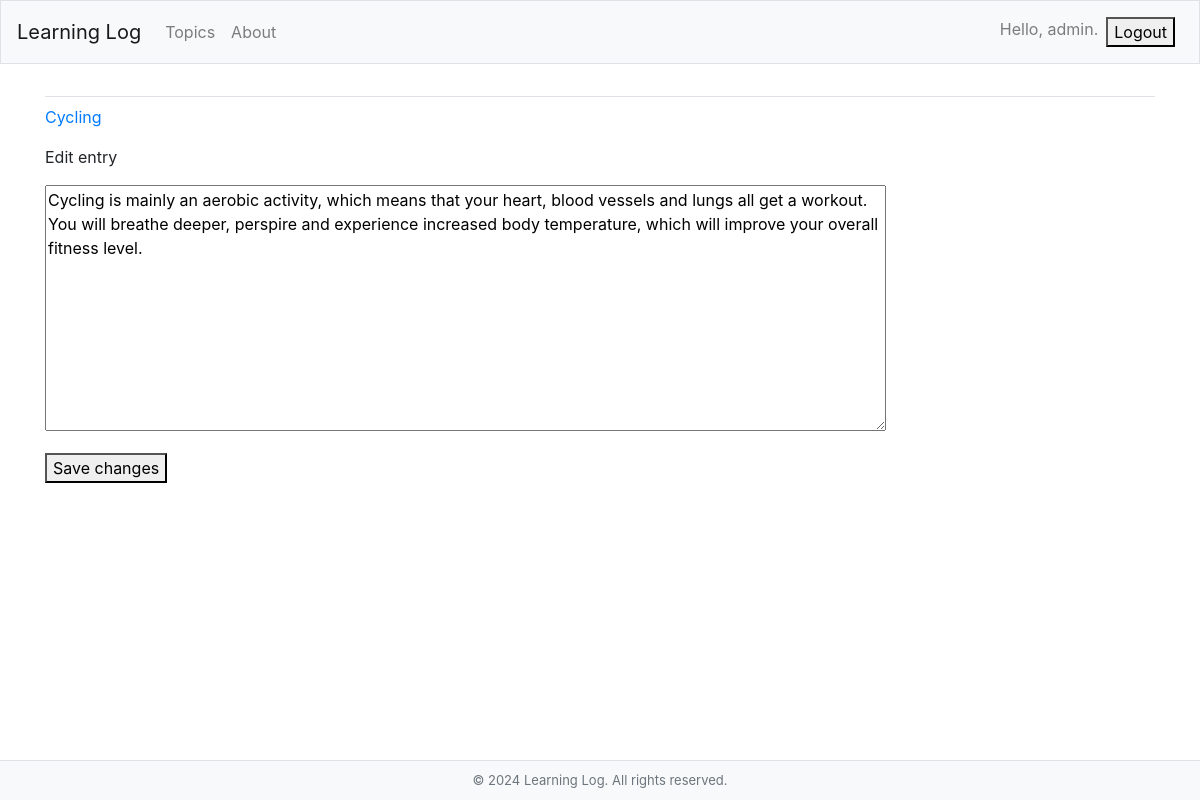
The page /edit_entry/1/ (signed in) on the database its author committed.
### learning_logs/models.py (models this page shows)
class Topic(models.Model):
    text = models.CharField(max_length=200)
    date_added = models.DateTimeField(auto_now_add=True)
    owner = models.ForeignKey(User, on_delete=models.CASCADE)
    def __str__(self):
        return self.text

class Entry(models.Model):
    topic = models.ForeignKey(Topic, on_delete=models.CASCADE)
    text = models.TextField()
    date_added = models.DateTimeField(auto_now_add=True)

### learning_logs/views.py (the view)
# urls.py: path('edit_entry/<int:entry_id>/', views.edit_entry, name='edit_entry'),
@login_required
def edit_entry(request, entry_id):
    entry = Entry.objects.get(id=entry_id)
    topic = entry.topic
    if topic.owner != request.user:
        raise Http404
    if request.method != 'POST':
        form = EntryForm(instance=entry)
    else:
        form = EntryForm(instance=entry, data=request.POST)
        if form.is_valid():
            form.save()
            return redirect('learning_logs:topic', topic_id=topic.id)
    context = {'entry': entry, 'topic': topic, 'form': form}
    return render(request, 'learning_logs/edit_entry.html', context)

### learning_logs/forms.py
class EntryForm(forms.ModelForm):
    class Meta:
        model = Entry
        fields = ['text']
        labels = {'text': ''}
        widgets = {'text': forms.Textarea(attrs={'cols': 80})}

### learning_logs/templates/learning_logs/edit_entry.html (shortened to what this page needs)
{% extends "learning_logs/base.html" %}
{% block content %}
<p><a href="{% url 'learning_logs:topic' topic.id %}">{{ topic }}</a></p>
<p>Edit entry</p>
<form action="{% url 'learning_logs:edit_entry' entry.id %}" method='post'>
    {{ form.as_p }}
    <button name="submit">Save changes</button>
</form>
{% endblock content %}

### learning_logs/templates/learning_logs/base.html (shortened to what this page needs)
{% load bootstrap4 %}
<!doctype html>
<html lang="en">
<head>
  {% bootstrap_css %}
</head>
<body>
  <nav class="navbar navbar-expand-md navbar-light bg-light mb-4 border">
    <a class="navbar-brand" href="{% url 'learning_logs:index' %}">
        Learning Log</a>
    <div class="collapse navbar-collapse" id="navbarCollapse">
      <ul class="navbar-nav mr-auto">
        <li class="nav-item">
          <a class="nav-link" href="{% url 'learning_logs:topics' %}">
              Topics</a></li>
        <li class="nav-item">
          <a class="nav-link" href="{% url 'learning_logs:about' %}">About</a></li>
      </ul>
      <ul class="navbar-nav ml-auto">
        {% if user.is_authenticated %}
          <li class="nav-item">
            <span class="navbar-text">Hello, {{ user.username }}.</span>
          </li>
          <li class="nav-item">
            <form class="nav-link" action="{% url 'users:logout' %}" method="post">
              <button type="submit">Logout</button>
            </form>
          </li>
        {% else %}
          <li class="nav-item">
            <a class="nav-link" href="{% url 'users:register' %}">Create New Account</a>
          </li>
          <li class="nav-item">
            <a class="nav-link" href="{% url 'users:login' %}">Log in</a></li>
        {% endif %}
      </ul>
    </div>
  </nav>
  <main role="main" class="container">
    <div class="pb-2 mb-2 border-bottom">
    </div>
    <div>
      {% block content %}{% endblock content %}
    </div>
  </main>
  <footer class="footer">
    <span class="text-muted">&copy; 2024 Learning Log. All rights reserved.</span>
  </footer>
</body>
</html>

### learning_logs/templates/learning_logs/base.html (style rules this page uses)
body { display: flex; flex-direction: column; min-height: 100vh; }
main { flex: 1; }
.footer { background-color: #f8f9fa; text-align: center; padding: 10px; font-size: small; border-top: 1px solid #dee2e6; }

### rows shown on the page
Topic: text "Cycling"
Entry: text "Cycling is mainly an aerobic activity, which means that your heart, blood vessels and lungs all get a workout. You will breathe deeper, perspire and experience increased body temperature, which will improve your overall fitness level."

### other values the page prints
{{ user.username }} "admin"
